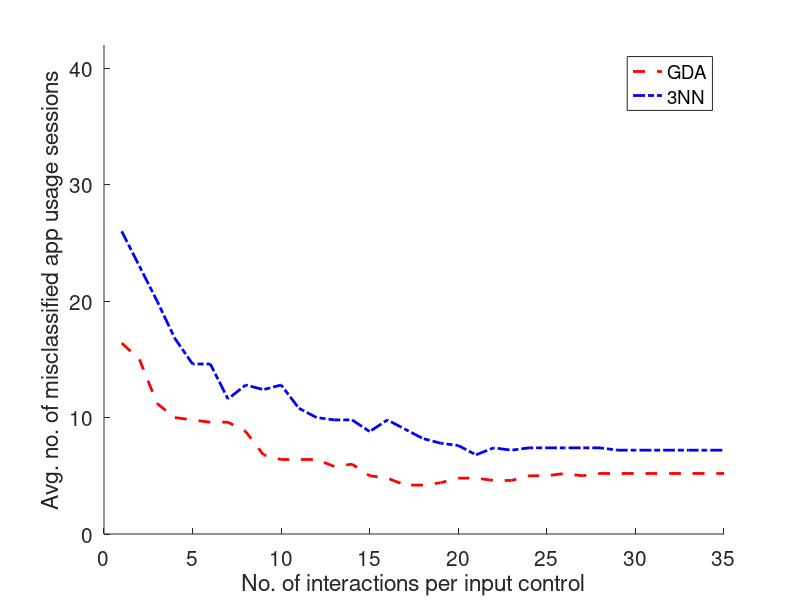

MATLAB code to generate this figure: (Note: this script raises an error after producing the figure.)
test_mean_err_gda = [
1.640000e+01 15 1.120000e+01 10 9.800000e+00 9.600000e+00 9.600000e+00 8.800000e+00 6.800000e+00 6.400000e+00 6.400000e+00 6.400000e+00 5.800000e+00 6 5 4.800000e+00 4.200000e+00 4.200000e+00 4.400000e+00 4.800000e+00 4.800000e+00 4.600000e+00 4.600000e+00 5 5 5.200000e+00 5 5.200000e+00 5.200000e+00 5.200000e+00 5.200000e+00 5.200000e+00 5.200000e+00 5.200000e+00 5.200000e+00 
];

test_mean_err_knn = [
26 23 20 1.680000e+01 1.460000e+01 1.460000e+01 1.160000e+01 1.280000e+01 1.240000e+01 1.280000e+01 1.080000e+01 10 9.800000e+00 9.800000e+00 8.800000e+00 9.800000e+00 9 8.200000e+00 7.800000e+00 7.600000e+00 6.800000e+00 7.400000e+00 7.200000e+00 7.400000e+00 7.400000e+00 7.400000e+00 7.400000e+00 7.400000e+00 7.200000e+00 7.200000e+00 7.200000e+00 7.200000e+00 7.200000e+00 7.200000e+00 7.200000e+00
];


x=1:size(test_mean_err_gda,2);

hold on;
plot(x,test_mean_err_gda,'r--','Linewidth',2);
plot(x,test_mean_err_knn,'b-.','Linewidth',2);


set(gca,'FontSize',15);
xlabel('No. of interactions per input control');
ylabel('Avg. no. of misclassified app usage sessions');
h_legend=legend('GDA','3NN');
ylim([0 42]);

toplot_legend_best('# of Interactions','Mean # of Misclassified Sessions','',h_legend);

hold off;
print -depsc '/export/scratch/vaibhav/MoST_paper/figures/inc_interactions_42_3'
